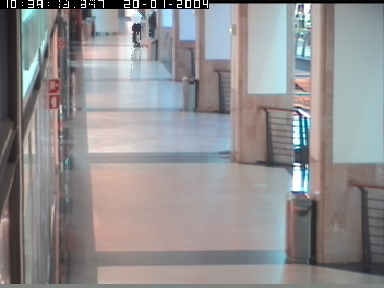
//> input picture ablisash/samples/bg.bmp, 384 x 288 px, given in place of father_divya (1).mp4, which was not available
$ ./Sign_Particle   (built with g++ and OpenCV 4, older OpenCV classes emulated)
//> lines starting //> are read from the running program, lines starting //| are printed output that depends on the picture; after the words box and inside, x2 and y2 are one past the last pixel; in counts of white or black regions, pixels touching at a corner belong together; pictures that were not available may be replaced by others from this repository, and a replacement may not be noted
### Motion_tracking/src/findcontour.h
#ifndef FINDCOUNTOUR
#define FINDCOUNTOUR
#include <opencv2/core/core.hpp>
#include <opencv2/imgproc/imgproc.hpp>
#include <opencv2/highgui/highgui.hpp>
#include <opencv2/video/tracking.hpp>
#include <opencv2/nonfree/features2d.hpp>
#include <opencv2/objdetect/objdetect.hpp>
#include <bits/stdc++.h>
using namespace cv;
using namespace std;

bool cmp(pair<double,Rect > A, pair<double,Rect > B);
bool cmp2(pair<double,Rect> A,pair<double,Rect> B);
bool checkinside(Rect A);
Mat draw_contour(Mat src,Point a[],int &sz,Mat &color);
void MyFilledCircle( Mat img, Point center,int color );

#endif

### Motion_tracking/src/predict.h
#ifndef PREDICT
#define PREDICT
#include <opencv2/core/core.hpp>
#include <opencv2/imgproc/imgproc.hpp>
#include <opencv2/highgui/highgui.hpp>
#include <opencv2/video/tracking.hpp>
#include <opencv2/nonfree/features2d.hpp>
#include <opencv2/objdetect/objdetect.hpp>
#include <opencv2/legacy/legacy.hpp>
#include <bits/stdc++.h>
#include <vector>
#include<algorithm>

#include <X11/Xlib.h>
#include <X11/Xutil.h>
using namespace cv;
using namespace std;
int intialize_particlefilter(CvConDensation* condens);
Point measure_particlefilter(float x,float y,CvConDensation* condens,Mat &frame);
#endif

### Motion_tracking/src/skincolor.h
#ifndef SKINCOLOR
#define SKINCOLOR
#include <opencv2/core/core.hpp>
#include <opencv2/imgproc/imgproc.hpp>
#include <opencv2/highgui/highgui.hpp>
#include <opencv2/video/tracking.hpp>
#include <opencv2/nonfree/features2d.hpp>
#include <opencv2/objdetect/objdetect.hpp>
#include <bits/stdc++.h>
using namespace cv;
using namespace std;
bool R1(int R, int G, int B);
bool R2(float Y, float Cr, float Cb);
bool R3(float Y, float Cr, float Cb);
Mat GetSkin(Mat const &src);
Mat Getmotion(Mat src,Mat mask);

#endif

### Motion_tracking/src/findcontour.cpp
#include <opencv2/core/core.hpp>
#include <opencv2/imgproc/imgproc.hpp>
#include <opencv2/highgui/highgui.hpp>
#include <opencv2/video/tracking.hpp>
#include <opencv2/nonfree/features2d.hpp>
#include <opencv2/objdetect/objdetect.hpp>
#include <bits/stdc++.h>
#include "skincolor.h"
#include "findcontour.h"
using namespace cv;
using namespace std;
vector<Rect> inside;

bool cmp(pair<double,Rect > A, pair<double,Rect > B)
{
	 return (int)A.first<(int)B.first;

}
bool cmp2(pair<double,Rect> A,pair<double,Rect> B)
{
	return (A.second.br().y<B.second.br().y);
}
bool checkinside(Rect A)
{
	for(int i=0;i<(int)inside.size();i++)
	{
		Point P,P1,P2,P3;
		P=inside[i].tl();P1=inside[i].br();P2=A.tl();P3=A.br();
		if(P.x<=P2.x and P.y<=P2.y and P1.x>=P3.x and P1.y>=P3.y)
					return false;
	}
	inside.push_back(A);
	return true;
}
void MyFilledCircle( Mat img, Point center,int color )
{
 int thickness = -1;
 int lineType = 8;
 circle(img,center,5.50,Scalar(0,255*color,255),-1,8,0);

}

Mat draw_contour(Mat src_gray,Point array[3],int& sz,Mat &colorface)
{

	Mat human;
	int thresh = 100,max_thresh = 255;
	  Mat threshold_output;
	  vector<vector<Point> > contours;
	  vector<Vec4i> hierarchy;/// Detect edges using Threshold
	  threshold( src_gray, threshold_output, thresh, 255, THRESH_BINARY );/// Find contourss
	  findContours( threshold_output, contours, hierarchy, CV_RETR_TREE, CV_CHAIN_APPROX_SIMPLE, Point(0, 0) );/// Approximate contours to polygons + get bounding rects and circles
	  vector<vector<Point> > contours_poly( contours.size() );
	  vector<Rect> boundRect( contours.size() );
	  vector<pair<double,Rect > > boundrectangle;
	  vector<vector<Point> > contours_polygone;
	  vector<Point2f>center( contours.size() );
	  vector<float>radius( contours.size() );
	  vector<pair<double,Rect > > Bound(contours.size());
	  for( int i = 0; i < (int) contours.size(); i++ )
	     {
		  	  approxPolyDP( Mat(contours[i]), contours_poly[i], 3, true );
		  	  boundRect[i] = boundingRect( Mat(contours_poly[i]) );
		  	  Bound[i].second=boundRect[i];
		  	  Bound[i].first=contourArea(contours[i]);
		  	  minEnclosingCircle( (Mat)contours_poly[i], center[i], radius[i] );

	     }
	  sort(Bound.begin(),Bound.end(),cmp);
	  int size=(int) Bound.size();/// Draw polygonal contour + bonding rects + circles
	  Mat drawing = Mat::zeros( src_gray.size(), CV_8UC3 );
	  Point headpoint;int maxi=3;
	  sort(Bound.begin(),Bound.end(),cmp);
	  for(int j=size-1;j>=0 and maxi;j--)
	  	  for( int i = 0; i< (int)contours.size(); i++ )
	  		  	  if(Bound[j].second==boundRect[i] and checkinside(boundRect[i]))
	  		  	  {
	  		  		  	  	  	  if(Bound[j].first>800.0)
	  		  		  	  	  	  {
	  		  		  	  	  		  boundrectangle.push_back(Bound[j]);
	  		  		  	  	  	  	  contours_polygone.push_back(contours_poly[i]);
	  		  		  	  	  	  }
	  		  		  	  	  	  maxi--;
	  		  		  	  	  	  if(Bound[j].first>800.0)

	  		  		  	  	  	  break;
	  		  	  }
	  	sort(boundrectangle.begin(),boundrectangle.end(),cmp2);
	  	Scalar colorB = Scalar(255,0,0);
	  	Scalar colorR = Scalar(0,0,255);
	  	Scalar color = Scalar(255,0,0);
	  	vector<vector<Point> >hull( boundrectangle.size() );
	  	vector<vector<cv::Vec4i> > convexityDefect(boundrectangle.size());
	  	for( int i = 0; i< (int)boundrectangle.size(); i++ )
	  	{
	  	drawContours( drawing, contours_polygone, i, colorB, -1, 8, vector<Vec4i>(), 0, Point() );
	  	rectangle( drawing, boundrectangle[i].second.tl(), boundrectangle[i].second.br(), color, 2, 8, 0 );
	  	array[sz].x=(boundrectangle[i].second.tl().x+boundrectangle[i].second.br().x)/2;
	  	array[sz].y=(boundrectangle[i].second.tl().y+boundrectangle[i].second.br().y)/2;
	  	sz++;
	  	convexHull( Mat(contours_polygone[i]), hull[i], false );
	  	//convexityDefects(contours[i], hull[i], convexityDefect[i]);
	  	}


	  	for(int i=0;i<sz;i++)
	  		for(int j=i;j<sz;j++)
	  				if(array[i].x>array[j].x)
	  					swap(array[i],array[j]);
	  	//if(sz>2 and array[1].x> array[2].x)
	  		//swap(array[1],array[2]);
	  	for(int i=0;i< hull.size();i++)
	  			for(int j=0;j<hull[i].size();j++)
	  					MyFilledCircle(drawing,hull[i][j],0);

	  	Mat humangray;
	  	cvtColor(drawing, humangray, CV_RGB2GRAY);
	  	colorface=Getmotion(colorface,humangray);
	  	imshow("Face",colorface);
	  	inside.clear();
	  	//colorface=human;
	  /// Show in a window


	  return drawing;
}

### Motion_tracking/src/skincolor.cpp
#include <opencv2/core/core.hpp>
#include <opencv2/imgproc/imgproc.hpp>
#include <opencv2/highgui/highgui.hpp>
#include <opencv2/video/tracking.hpp>
#include <opencv2/nonfree/features2d.hpp>
#include <opencv2/objdetect/objdetect.hpp>
#include <bits/stdc++.h>
#include <vector>
#include <algorithm>
#include <X11/Xlib.h>
#include <X11/Xutil.h>
#include "skincolor.h"
using namespace cv;
using namespace std;
bool R1(int R, int G, int B) {
    bool e1 = (R>95) && (G>40) && (B>20) && ((max(R,max(G,B)) - min(R, min(G,B)))>15) && (abs(R-G)>15) && (R>G) && (R>B);
    bool e2 = (R>220) && (G>210) && (B>170) && (abs(R-G)<=15) && (R>B) && (G>B);
    return (e1||e2);
}

bool R2(float Y, float Cr, float Cb) {


	// [7 lines of commented-out code are left out]
   return (Cb>=77 and Cb<=127 and Cr>=133 and Cr<=173);
}

bool R3(float H, float S, float V) {
	//  return  ((H<=25 or H>=230) and (S>0.2 and S<0.6) and (V>=40));
    return ((H<25) || (H > 230)) and (((S*360)>38 and (S*360)<250) and (V>51 and V<242));
}

Mat GetSkin(Mat const &src) {
    // allocate the result matrix
    Mat dst = src.clone();// OpenCV scales the YCrCb components, so that they
    Mat R11,Y1,H1;

    R11=src.clone();
    Y1=src.clone();
    H1=src.clone();
    Vec3b cwhite = Vec3b::all(255);// cover the whole value range of [0,255], so there's
    Vec3b cblack = Vec3b::all(0);// no need to scale the values:
    Mat src_ycrcb, src_hsv;// OpenCV scales the Hue Channel to [0,180] for
    cvtColor(src, src_ycrcb, CV_BGR2YCrCb);// 8bit images, so make sure we are operating on
    src.convertTo(src_hsv, CV_32FC3);// the full spectrum from [0,360] by using floating
    cvtColor(src_hsv, src_hsv, CV_BGR2HSV);// point precision:
    normalize(src_hsv, src_hsv, 0.0, 255.0, NORM_MINMAX, CV_32FC3);// Now scale the values between [0,255]:
    for(int i = 0; i < src.rows; i++) {// cout<<src.rows<<endl;
        for(int j = 0; j < src.cols; j++) {
            Vec3b pix_bgr = src.ptr<Vec3b>(i)[j];
            int B = pix_bgr.val[0];int G = pix_bgr.val[1];int R = pix_bgr.val[2];
            // apply rgb rule
            bool a = R1(R,G,B);

            R11.ptr<Vec3b>(i)[j]=a*255;

            Vec3b pix_ycrcb = src_ycrcb.ptr<Vec3b>(i)[j];
            int Y = pix_ycrcb.val[0];int Cr = pix_ycrcb.val[1];int Cb = pix_ycrcb.val[2];
            // apply ycrcb rule
            bool b = R2(Y,Cr,Cb);
            Y1.ptr<Vec3b>(i)[j]=b*255;
            Vec3f pix_hsv = src_hsv.ptr<Vec3f>(i)[j];
            float H = pix_hsv.val[0];float S = pix_hsv.val[1];float V = pix_hsv.val[2];
            // apply hsv rule
            bool c = R3(H,S,V);
            H1.ptr<Vec3b>(i)[j]=c*255;
            //a=b=true;
            if(!((b and c)))
                dst.ptr<Vec3b>(i)[j] = cblack;
        }
    }

    return dst;
}
Mat Getmotion(Mat src,Mat mask)
{
    // allocate the result matrix
    Mat dst = src.clone();// OpenCV scales the YCrCb components, so that they
    Vec3b cblack = Vec3b::all(0);// no need to scale the values:
    for(int i = 0; i < src.rows; i++)
    {
            for(int j = 0; j < src.cols; j++)
            	if(mask.at<uchar>(i,j) ==0)
            	       dst.ptr<Vec3b>(i)[j] = cblack;
    }
    return dst;

}

### Motion_tracking/src/Sign_Particle.cpp
/*
 * Segement(1_0).cpp
 *
 *  Created on: 03-Jan-2014
 *      Author: mac
 */
#include <opencv2/core/core.hpp>
#include <opencv2/imgproc/imgproc.hpp>
#include <opencv2/opencv.hpp>
#include <opencv2/highgui/highgui.hpp>
#include <opencv2/video/tracking.hpp>
#include <opencv2/nonfree/features2d.hpp>
#include <opencv2/objdetect/objdetect.hpp>
#include <opencv2/legacy/legacy.hpp>
#include <bits/stdc++.h>
#include <vector>
#include <algorithm>
#include "skincolor.h"
#include "predict.h"
#include "findcontour.h"
#include <X11/Xlib.h>
#include <X11/Xutil.h>
using namespace cv;
using namespace std;


struct mouse_info_struct { int x,y; };
struct mouse_info_struct mouse_info = {-1,-1}, last_mouse;

vector<Point> mousev,kalmanv;


void on_mouse(int event, int x, int y, int flags, void* param) {
		last_mouse = mouse_info;
		mouse_info.x = x;
		mouse_info.y = y;

}
Point face,CX,CY;
void face_map(Point array[3],int sz)
{
	int s=100000,index;
	for(int i=0;i<sz;i++)
	{
		if(abs(array[i].x-face.x)+abs(array[i].y-face.y)<s)
		{ index=i;s=abs(array[i].x-face.x)+abs(array[i].y-face.y);}
	}
	swap(array[1],array[index]);
	if(sz>2 and array[0].x>array[2].x)
			swap(array[0],array[2]);

}


//This function returns the square of the euclidean distance between 2 points.
Mat src, src_gray,skin1,drawing,skin,skin2;
Point L,R,H;
int dim = 2, nParticles = 100;
RNG rng(12345);
vector<Point> mouseV, particleV;
CvConDensation* condensH = cvCreateConDensation(dim, dim, nParticles);
CvConDensation* condensL = cvCreateConDensation(dim, dim, nParticles);
CvConDensation* condensR = cvCreateConDensation(dim, dim, nParticles);
long long int noframes;

void MyCircle( Mat &img, Point center,int color )
{
 int thickness = -1;
 int lineType = 8;
 circle(img,center,5.50,Scalar(0,255*color,255),-1,8,0);

}
string name[50]={"Zero_Class","Air","Book","Moon","Mother","Father","Brother","Sister","Boy","Girl","Money","I","Food","Friend","Pen","Pencil","Sorry","ThankYou"};

int main(int argc, const char *argv[])
{


	VideoCapture cap("/home/mac/Documents/PROJECT/Training_Sets/Father/father_divya (1).mp4");
	noframes=1;
	Mat3b frame;
	 cv::Mat frame1;
	 cv::Mat back;
	 cv::Mat fore;
	 std::vector<std::vector<cv::Point> > contours;
	 BackgroundSubtractorMOG2 bg;
	// bg.nmixtures = 3;
	 //bg.bShadowDetection = false;

	 int options=1,hands_count=0;
	double dWidth = cap.get(CV_CAP_PROP_FRAME_WIDTH); //get the width of frames of the video
	double dHeight = cap.get(CV_CAP_PROP_FRAME_HEIGHT); //get the height of frames of the video
	Size frameSize(static_cast<int>(dWidth), static_cast<int>(dHeight));
	//VideoWriter oVideoWriter ("/home/mac/Documents/PROJECT/Output/Friend_t.avi", CV_FOURCC('P','I','M','1'), 20, frameSize, true); //initialize the VideoWriter object
	//VideoWriter oVideoWriter1 ("/home/mac/Documents/PROJECT/Output/HSV2_s.avi", CV_FOURCC('P','I','M','1'), 20, frameSize, true); //initialize the VideoWriter object
	Mat trace = Mat::zeros( Size(dWidth,dHeight), CV_8UC3 );
	bool flag=true;
	while(cap.read(frame ) and (options==1 or options==2))
	{
//> frame is the input picture: 288 rows x 384 cols, CV_8UC3; mean B, G, R 143.9, 142.6, 144.5
		noframes+=1;
		//if(noframes<5) continue;
		skin = GetSkin(frame);
//> in GetSkin, `cvtColor(src, src_ycrcb, CV_BGR2YCrCb);`: src_ycrcb: 288 rows x 384 cols, CV_8UC3; mean of channels 0, 1, 2 143.4, 128.8, 128.3
//> in GetSkin, `cvtColor(src_hsv, src_hsv, CV_BGR2HSV);`: src_hsv: 288 rows x 384 cols, CV_32FC3; mean H, S, V 135.1, 0.1, 152.9
//> in GetSkin, `normalize(src_hsv, src_hsv, 0.0, 255.0, NORM_MINMAX, CV_32FC3);`: src_hsv: 288 rows x 384 cols, CV_32FC3; mean H, S, V 96, 0.1, 108.6
//> after the loop in GetSkin, `for(int i = 0; i < src.rows; i++)`:
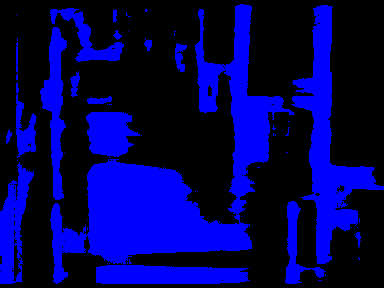
//> Y1: 288 rows x 384 cols, CV_8UC3; mean B, G, R 86.7, 0, 0
		cvtColor(skin,skin,CV_RGB2GRAY);
		skin1 = skin> 50;
//> skin1: 288 rows x 384 cols, CV_8UC1; 14.4% white; 69 white regions (48 under 20 px), largest, box (x1, y1, x2, y2) and area: (90, 168, 171, 254) 4869, (309, 6, 344, 264) 3092, (234, 5, 291, 164) 2819
		blur( skin1, skin1, Size(3,3) );
//> skin1: 288 rows x 384 cols, CV_8UC1; min 0, max 255, mean 36.6
		char* source_window = "Source";
		src_gray=skin1;
		Mat output;
		Point array[3];int sz=0;
		frame1=frame;
		skin1=draw_contour(src_gray,array,sz,frame1);
//> in draw_contour, `threshold( src_gray, threshold_output, thresh, 255, THRESH_BINARY );`:
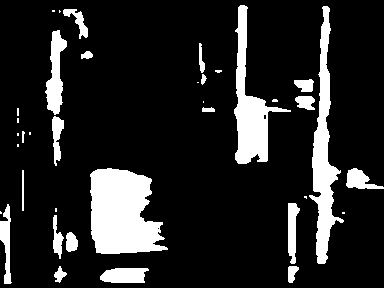
//> threshold_output: 288 rows x 384 cols, CV_8UC1; 14.7% white; 37 white regions (15 under 20 px)
//> in draw_contour, `findContours( threshold_output, contours, hierarchy, CV_RETR_TREE, CV_..`: contours = 39 contours, 18 with area under 20; largest, box (x1, y1, x2, y2) and area: (90, 168, 168, 254) 4796, (309, 6, 344, 264) 2942, (234, 5, 291, 164) 2682, (45, 30, 67, 115) 890, (100, 268, 149, 283) 560
//> in draw_contour, `vector<vector<Point> > contours_poly( contours.size() );`: contours_poly = 39 empty contours
//> in draw_contour, `vector<pair<double,Rect > > Bound(contours.size());`: Bound = 39 items
//> the loop in draw_contour, `for( int i = 0; i < (int) contours.size(); i++ )` made 39 passes
//> in draw_contour, `int size=(int) Bound.size();`: size = 39
//> the loop in draw_contour, `for(int j=size-1;j>=0 and maxi;j--)` made 3 passes
//> maxi on passes 1 to 3: 2, 1, 0
//> after the loop in draw_contour, `for(int j=size-1;j>=0 and maxi;j--)`: boundrectangle = 3 items; contours_polygone = 3 contours; box (x1, y1, x2, y2) and area: (91, 170, 168, 253) 4662, (235, 5, 291, 164) 2924, (309, 6, 344, 264) 2778; maxi = 0
//> in draw_contour, `vector<vector<Point> >hull( boundrectangle.size() );`: hull = 3 empty contours
//> in draw_contour, `vector<vector<cv::Vec4i> > convexityDefect(boundrectangle.size());`: convexityDefect = 3 items
//> the loop in draw_contour, `for( int i = 0; i< (int)boundrectangle.size(); i++ )` made 3 passes
//> after the loop in draw_contour, `for( int i = 0; i< (int)boundrectangle.size(); i++ )`:
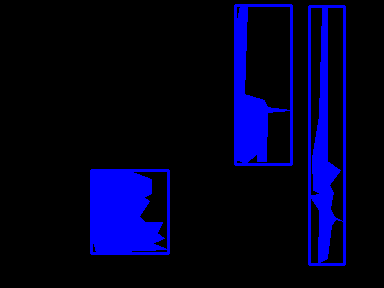
//> drawing: 288 rows x 384 cols, CV_8UC3; mean B, G, R 33.6, 0, 0
//> after the loop in draw_contour, `for( int i = 0; i< (int)boundrectangle.size(); i++ )`: sz = 3
//> the loop in draw_contour, `for(int i=0;i<sz;i++)` made 3 passes
//> the loop in draw_contour, `for(int i=0;i< hull.size();i++)` made 3 passes
//> after the loop in draw_contour, `for(int i=0;i< hull.size();i++)`:
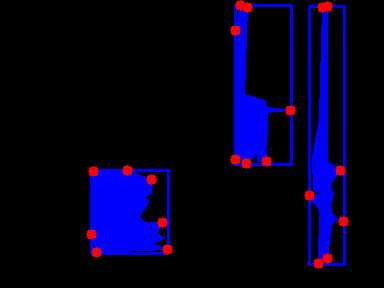
//> drawing: 288 rows x 384 cols, CV_8UC3; 1.5% of pixels changed, all inside (x1, y1, x2, y2) = (86, 0, 349, 269)
//> after the loop in Getmotion, `for(int i = 0; i < src.rows; i++)`:
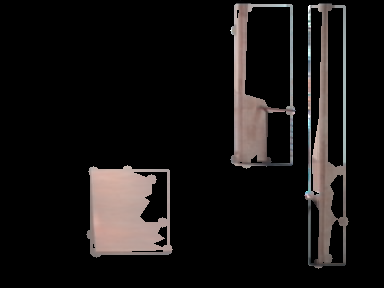
//> dst: 288 rows x 384 cols, CV_8UC3; mean B, G, R 19.1, 19.8, 22.4
//> array = 3 Points (x, y): [129, 211], [263, 84], [326, 135]; sz = 3
		bg.operator()(frame1,fore);
		bg.getBackgroundImage(back);
		cv::erode(fore,fore,cv::Mat());
		cv::dilate(fore,fore,cv::Mat());
		cv::findContours(fore,contours,CV_RETR_EXTERNAL,CV_CHAIN_APPROX_NONE);
		cv::drawContours(frame1,contours,-1,cv::Scalar(0,0,255),2);
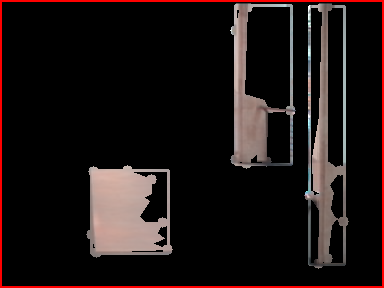
//> frame1: 288 rows x 384 cols, CV_8UC3; 2.42% of pixels changed, all inside (x1, y1, x2, y2) = (0, 0, 384, 288)
		cv::imshow("Frame",frame1);
		cv::imshow("Background",back);


		if(sz and flag)
		{
			flag=false;
			face=array[0];
//> face = Point(129, 211)
		}
		//imshow("image",human);

		face_map(array,sz);
//> the loop in face_map, `for(int i=0;i<sz;i++)` made 3 passes
//> after the loop in face_map, `for(int i=0;i<sz;i++)`: index = 0
//> array = 3 Points (x, y): [263, 84], [129, 211], [326, 135]
		if(sz>1)
		{
			MyCircle(trace,array[0],0);
		//	imshow("draw",trace);
		//	 oVideoWriter.write(trace);
		}

		//Mat aux=thresh_callback(0,0);
		//drawKeypoints(skin1, keypoints, output);
		skin2=frame;
		blur( skin1, skin1, Size( 5, 5 ) );
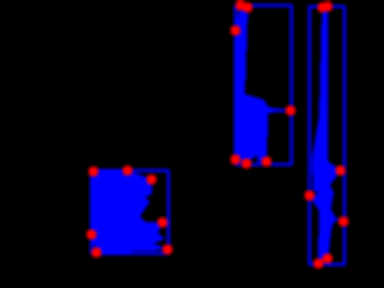
//> skin1: 288 rows x 384 cols, CV_8UC3; 11.96% of pixels changed, all inside (x1, y1, x2, y2) = (84, 0, 351, 271)
		imshow(source_window, skin1);
		// oVideoWriter1.write(skin1);
		if(sz>2) hands_count++;
		if(sz>1)
		{

		}
		waitKey(50);

	}

	destroyAllWindows();
	int ch=0,single=1;
	if(hands_count>=5)
			single++;


    return 0;
}

$ run again, on ablisash/samples/frame.bmp
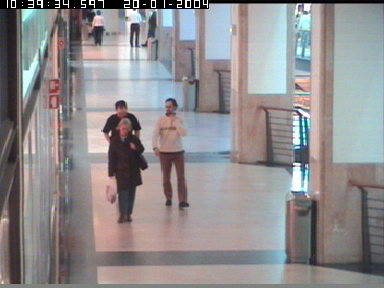
//> input picture ablisash/samples/frame.bmp, 384 x 288 px, given in place of father_divya (1).mp4, which was not available
//> frame is the input picture: 288 rows x 384 cols, CV_8UC3; mean B, G, R 142.2, 140.8, 143.8
//> src_ycrcb: 288 rows x 384 cols, CV_8UC3; mean of channels 0, 1, 2 141.9, 129.4, 128.2
//> in draw_contour, `threshold( src_gray, threshold_output, thresh, 255, THRESH_BINARY );`:
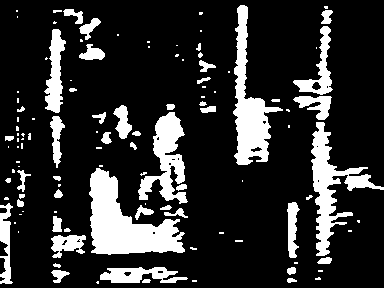
//> threshold_output: 288 rows x 384 cols, CV_8UC1; 18.4% white; 113 white regions (61 under 20 px)
//> contours = 129 contours, 86 with area under 20; largest, box (x1, y1, x2, y2) and area: (89, 168, 185, 255) 3937, (233, 5, 283, 165) 2734, (311, 122, 384, 256) 2394, (138, 112, 188, 204) 1896, (44, 29, 66, 113) 904
//> in draw_contour, `vector<vector<Point> > contours_poly( contours.size() );`: contours_poly = 129 empty contours
//> Bound = 129 items
//> the loop in draw_contour, `for( int i = 0; i < (int) contours.size(); i++ )` made 129 passes
//> after the loop in draw_contour, `for( int i = 0; i < (int) contours.size(); i++ )`: contours_poly = 129 contours, 98 with area under 20; largest, box (x1, y1, x2, y2) and area: (89, 168, 185, 253) 3806, (233, 5, 283, 165) 2608, (311, 122, 384, 256) 2457, (139, 112, 188, 204) 1914, (44, 29, 66, 113) 948; boundRect = 129 Rects (x, y, width, height), first 8: [97, 281, 1, 1], [192, 280, 5, 2], [142, 280, 9, 3], [287, 279, 10, 3], [315, 278, 6, 2], [318, 270, 5, 2], [51, 272, 19, 11], [287, 267, 8, 7]; center = 129 Points (x, y), first 12: [97, 281], [194, 280.5], [146, 281], [291.5, 280], [317.5, 278.5], [320, 270.5], [59.87, 274.8], [290.9, 270], [143.5, 277], [127, 272.5], [160, 271.5], [56.5, 265]; radius = 129 values, max 79.56 at index 126, min 0.0001 at index 0, mean 6.55
//> size = 129
//> the loop in draw_contour, `for(int j=size-1;j>=0 and maxi;j--)` made 3 passes
//> maxi on passes 1 to 3: 2, 1, 0
//> after the loop in draw_contour, `for(int j=size-1;j>=0 and maxi;j--)`: boundrectangle = 3 items; contours_polygone = 3 contours; box (x1, y1, x2, y2) and area: (89, 168, 185, 253) 3806, (233, 5, 283, 165) 2608, (311, 122, 384, 256) 2457; maxi = 0
//> hull = 3 empty contours
//> convexityDefect = 3 items
//> the loop in draw_contour, `for( int i = 0; i< (int)boundrectangle.size(); i++ )` made 3 passes
//> after the loop in draw_contour, `for( int i = 0; i< (int)boundrectangle.size(); i++ )`: sz = 3
//> the loop in draw_contour, `for(int i=0;i<sz;i++)` made 3 passes
//> the loop in draw_contour, `for(int i=0;i< hull.size();i++)` made 3 passes
//> `skin1=draw_contour(src_gray,array,sz,frame1);`: array = 3 Points (x, y): [137, 210], [258, 85], [347, 189]; sz = 3
//> frame1: 288 rows x 384 cols, CV_8UC3; mean B, G, R 16.2, 16.7, 25.4
//> face = Point(137, 210)
//> the loop in face_map, `for(int i=0;i<sz;i++)` made 3 passes
//> after the loop in face_map, `for(int i=0;i<sz;i++)`: index = 0
//> `face_map(array,sz);`: array = 3 Points (x, y): [258, 85], [137, 210], [347, 189]
//> `blur( skin1, skin1, Size( 5, 5 ) );`:
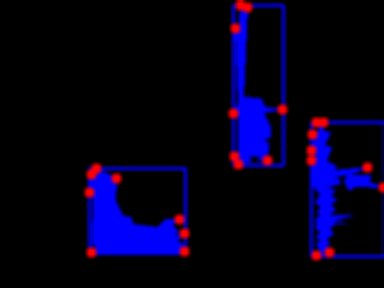
//> skin1: 288 rows x 384 cols, CV_8UC3; mean B, G, R 26.7, 0, 4.5
